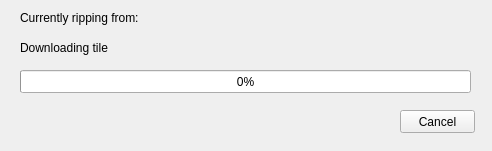
<?xml version="1.0" encoding="UTF-8"?>
<ui version="4.0">
 <class>MapRipForm</class>
 <widget class="QWidget" name="MapRipForm">
  <property name="geometry">
   <rect>
    <x>0</x>
    <y>0</y>
    <width>492</width>
    <height>151</height>
   </rect>
  </property>
  <property name="sizePolicy">
   <sizepolicy hsizetype="Fixed" vsizetype="Fixed">
    <horstretch>0</horstretch>
    <verstretch>0</verstretch>
   </sizepolicy>
  </property>
  <property name="windowTitle">
   <string>MapRipper</string>
  </property>
  <widget class="QProgressBar" name="progressBar">
   <property name="geometry">
    <rect>
     <x>20</x>
     <y>70</y>
     <width>451</width>
     <height>23</height>
    </rect>
   </property>
   <property name="value">
    <number>0</number>
   </property>
  </widget>
  <widget class="QLabel" name="mainlabel">
   <property name="geometry">
    <rect>
     <x>20</x>
     <y>10</y>
     <width>451</width>
     <height>16</height>
    </rect>
   </property>
   <property name="text">
    <string>Currently ripping from:</string>
   </property>
  </widget>
  <widget class="QLabel" name="statuslabel">
   <property name="geometry">
    <rect>
     <x>20</x>
     <y>40</y>
     <width>451</width>
     <height>16</height>
    </rect>
   </property>
   <property name="text">
    <string>Downloading tile</string>
   </property>
  </widget>
  <widget class="QPushButton" name="cancelButton">
   <property name="geometry">
    <rect>
     <x>400</x>
     <y>110</y>
     <width>75</width>
     <height>23</height>
    </rect>
   </property>
   <property name="text">
    <string>Cancel</string>
   </property>
  </widget>
 </widget>
 <resources/>
 <connections>
  <connection>
   <sender>cancelButton</sender>
   <signal>clicked()</signal>
   <receiver>MapRipForm</receiver>
   <slot>close()</slot>
   <hints>
    <hint type="sourcelabel">
     <x>413</x>
     <y>120</y>
    </hint>
    <hint type="destinationlabel">
     <x>290</x>
     <y>118</y>
    </hint>
   </hints>
  </connection>
 </connections>
</ui>
